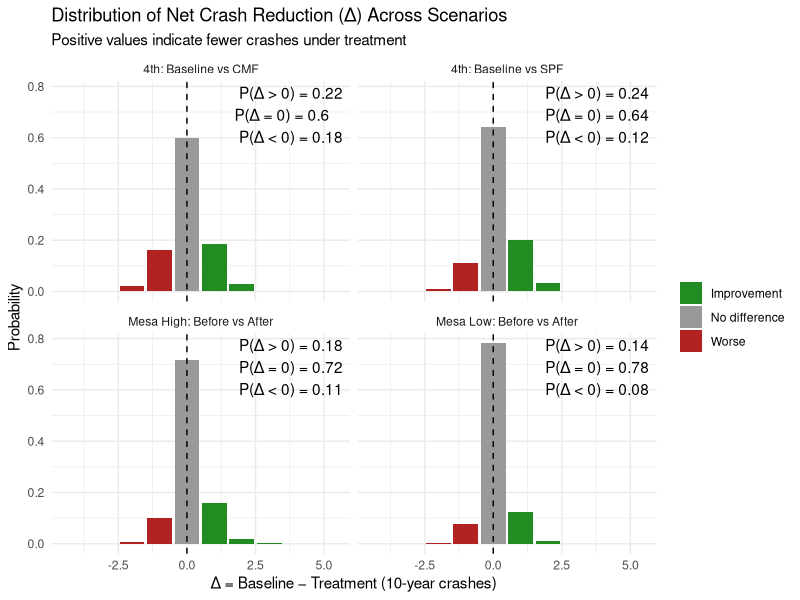

Write R code to recreate this figure.
# This script runs 100k simulations on each scenario
# and compares the number of accidents from baseline to post implementation
# from there a large plot is generated showing how often the implementation
# showed a decrease/increase/no change in accidents vs the baseline
# This gives us a complicated, though useful way, to show how much of an impact
# these implementations are likely to have. 


library(dplyr)
library(tidyr)
library(ggplot2)
library(ggrepel)

df <- readr::read_csv("data/results_2026-04-19.csv", show_col_types = FALSE)

set.seed(100)

trials <- 100000
years <- 10
# Wow really should've made a helper function for this but whatever
sims_4th_base <- rpois(trials, lambda=df[1,]$pred_ped * years)
sims_4th_post_cmf <- rpois(trials, lambda=df[2,]$pred_ped * years)
sims_4th_post_spf <- rpois(trials, lambda=df[3,]$pred_ped * years)
sims_mesa_base_low <- rpois(trials, lambda=df[4,]$pred_ped * years)
sims_mesa_base_high <- rpois(trials, lambda=df[5,]$pred_ped * years)
sims_mesa_post_low <- rpois(trials, lambda=df[6,]$pred_ped * years)
sims_mesa_post_high <- rpois(trials, lambda=df[7,]$pred_ped * years)
delta_4th_vs_cmf <- sims_4th_base - sims_4th_post_cmf
delta_4th_vs_spf <- sims_4th_base - sims_4th_post_spf
delta_mesa_low <- sims_mesa_base_low - sims_mesa_post_low
delta_mesa_high <- sims_mesa_base_high - sims_mesa_post_high

# Below code generated by chatgpt
df_all <- bind_rows(
  data.frame(delta = delta_4th_vs_cmf,  scenario = "4th: Baseline vs CMF"),
  data.frame(delta = delta_4th_vs_spf,  scenario = "4th: Baseline vs SPF"),
  data.frame(delta = delta_mesa_low, scenario = "Mesa Low: Before vs After"),
  data.frame(delta = delta_mesa_high,scenario = "Mesa High: Before vs After")
) %>%
  mutate(
    outcome = case_when(
      delta > 0  ~ "Improvement",
      delta == 0 ~ "No difference",
      delta < 0  ~ "Worse"
    )
  )

df_pmf <- df_all %>%
  group_by(scenario, delta, outcome) %>%
  summarise(n = n(), .groups = "drop") %>%
  group_by(scenario) %>%
  mutate(prob = n / sum(n))

df_stats <- df_all %>%
  group_by(scenario) %>%
  summarise(
    p_improve = mean(delta > 0),
    p_same    = mean(delta == 0),
    p_worse   = mean(delta < 0),
    x_pos     = quantile(delta, 0.75),
    .groups = "drop"
  )

p <- ggplot(df_pmf, aes(x = delta, y = prob, fill = outcome)) +
  geom_col(width = 0.9) +
  
  scale_fill_manual(values = c(
    "Improvement"   = "forestgreen",
    "No difference" = "gray60",
    "Worse"         = "firebrick"
  )) +
  
  geom_vline(xintercept = 0, linetype = "dashed") +
  
  facet_wrap(~ scenario) +
  
  labs(
    title = "Distribution of Net Crash Reduction (Δ) Across Scenarios",
    subtitle = "Positive values indicate fewer crashes under treatment",
    x = "Δ = Baseline − Treatment (10-year crashes)",
    y = "Probability"
  ) +
  
  theme_minimal() +
  theme(legend.title = element_blank())

p <- p +
  geom_text(
    data = df_stats,
    aes(
      x = x_pos,
      y = Inf,
      label = paste0(
        "P(Δ > 0) = ", round(p_improve, 2), "\n",
        "P(Δ = 0) = ", round(p_same, 2), "\n",
        "P(Δ < 0) = ", round(p_worse, 2)
      )
    ),
    vjust = 1.1,
    hjust = -0.5,
    inherit.aes = FALSE
  )

ggsave(
  filename = "eda/plotting-results/accident-simulation.png",
  plot = p,
  width = 12,
  height = 7,
  dpi = 300,
  bg = "white"
)
